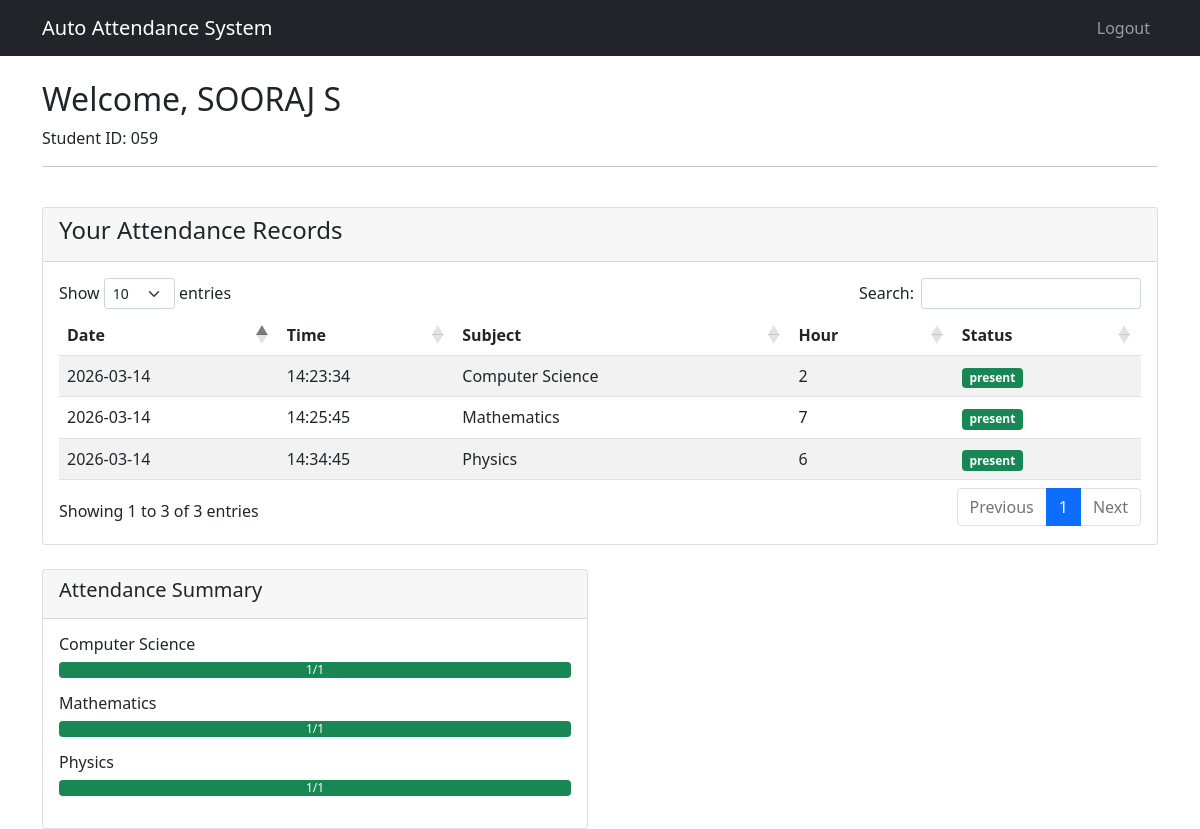
/student-dashboard (signed in), run on an earlier commit of the app's database.
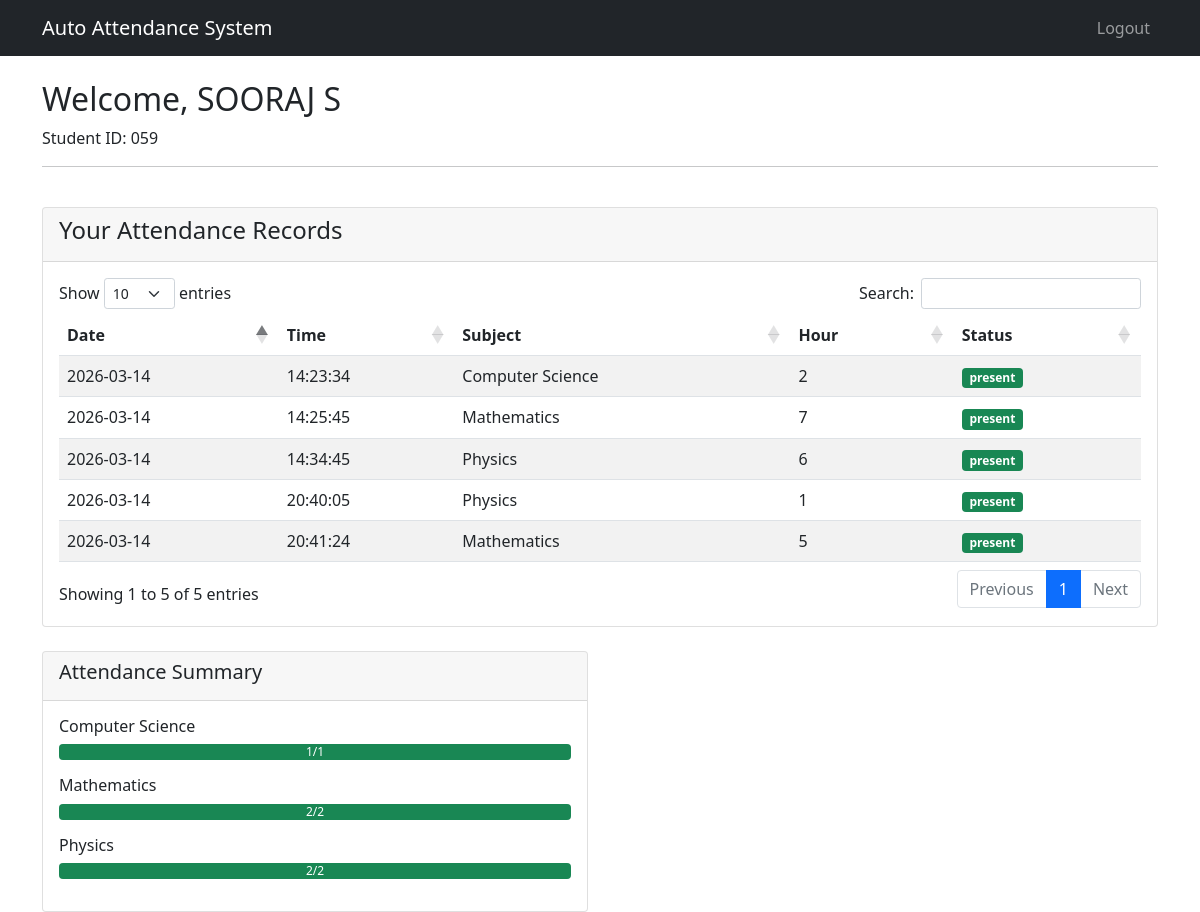
And on a later commit of the database.
### database.py (models this page shows)
class Student(UserMixin, db.Model):
    id = db.Column(db.Integer, primary_key=True)
    student_id = db.Column(db.String(20), unique=True, nullable=False)
    name = db.Column(db.String(100), nullable=False)
    email = db.Column(db.String(120), unique=True, nullable=False)
    password = db.Column(db.String(120), nullable=False)
    face_encoding = db.Column(db.Text, nullable=True)
    photo_path = db.Column(db.String(200), nullable=True)
    registered = db.Column(db.Boolean, default=False)

class Attendance(db.Model):
    id = db.Column(db.Integer, primary_key=True)
    student_id = db.Column(db.String(20), db.ForeignKey('student.student_id'), nullable=False)
    student_name = db.Column(db.String(100), nullable=False)
    subject = db.Column(db.String(50), nullable=False)
    date = db.Column(db.Date, nullable=False, default=datetime.utcnow().date)
    time = db.Column(db.Time, nullable=False, default=datetime.utcnow().time)
    hour = db.Column(db.Integer, nullable=False)
    status = db.Column(db.String(20), default='present')

### app.py (the view)
@app.route('/student-dashboard')
@login_required
def student_dashboard():
    if session.get("user_type") != "student":
        return redirect(url_for("student_login"))
    attendance = Attendance.query.filter_by(
        student_id=current_user.student_id
    ).all()
    return render_template(
        "student_dashboard.html",
        student=current_user,
        attendance=attendance
    )

### app.py (called while the page is built)
@login_manager.user_loader
def load_user(user_id):
    user_type = session.get("user_type")
    if user_type == "admin":
        return Admin.query.get(int(user_id))
    if user_type == "student":
        return Student.query.get(int(user_id))
    return None

### templates/student_dashboard.html (shortened to what this page needs)
<!DOCTYPE html>
<html lang="en">
<head>
    <link href="https://cdn.jsdelivr.net/npm/bootstrap@5.1.3/dist/css/bootstrap.min.css" rel="stylesheet">
    <link rel="stylesheet" href="https://cdn.datatables.net/1.11.5/css/dataTables.bootstrap5.min.css">
</head>
<body>
    <nav class="navbar navbar-expand-lg navbar-dark bg-dark">
        <div class="container">
            <a class="navbar-brand" href="#">Auto Attendance System</a>
            <div class="navbar-nav ms-auto">
                <a class="nav-link" href="{{ url_for('logout') }}">Logout</a>
            </div>
        </div>
    </nav>
    <div class="container mt-4">
        <div class="row">
            <div class="col-md-12">
                <h2>Welcome, {{ student.name }}</h2>
                <p>Student ID: {{ student.student_id }}</p>
                <hr>
            </div>
        </div>
        <div class="row mt-4">
            <div class="col-md-12">
                <div class="card">
                    <div class="card-header">
                        <h4>Your Attendance Records</h4>
                    </div>
                    <div class="card-body">
                        <table class="table table-striped" id="attendanceTable">
                            <thead>
                                <tr>
                                    <th>Date</th>
                                    <th>Time</th>
                                    <th>Subject</th>
                                    <th>Hour</th>
                                    <th>Status</th>
                                </tr>
                            </thead>
                            <tbody>
                                {% for record in attendance %}
                                <tr>
                                    <td>{{ record.date.strftime('%Y-%m-%d') }}</td>
                                    <td>{{ record.time.strftime('%H:%M:%S') }}</td>
                                    <td>{{ record.subject }}</td>
                                    <td>{{ record.hour }}</td>
                                    <td>
                                        <span class="badge {% if record.status == 'present' %}bg-success{% elif record.status == 'late' %}bg-warning{% else %}bg-danger{% endif %}">
                                            {{ record.status }}
                                        </span>
                                    </td>
                                </tr>
                                {% endfor %}
                            </tbody>
                        </table>
                    </div>
                </div>
            </div>
        </div>
        <div class="row mt-4">
            <div class="col-md-6">
                <div class="card">
                    <div class="card-header">
                        <h5>Attendance Summary</h5>
                    </div>
                    <div class="card-body">
                        {% set subjects = {} %}
                        {% for subject, stats in subjects.items() %}
                        <div class="mb-3">
                            <h6>{{ subject }}</h6>
                            <div class="progress">
                                <div class="progress-bar bg-success" role="progressbar"
                                     style="width: {{ (stats.present / stats.total * 100) if stats.total > 0 else 0 }}%">
                                    {{ stats.present }}/{{ stats.total }}
                                </div>
                            </div>
                        </div>
                        {% endfor %}
                    </div>
                </div>
            </div>
        </div>
    </div>
</body>
</html>

What changed in the data, as far as the page shows it:
computed for Attendance (number 2 of 5 on the later page): present "1" → "2"; total "1" → "2"
computed for Attendance (number 3 of 5 on the later page): present "1" → "2"; total "1" → "2"
added Attendance: date "2026-03-14", time "20:40:05", subject "Physics", hour "1", status "present", shown under "Your Attendance Records"
added Attendance: date "2026-03-14", time "20:41:24", subject "Mathematics", hour "5", status "present", shown under "Your Attendance Records"
Also different on the page:
text written by a page script: "Show entries Search: Showing 1 to 3 of 3 entries Previous 1 Next" → "Show entries Search: Showing 1 to 5 of 5 entries Previous 1 Next"
